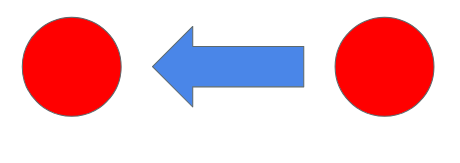
#> input picture lab7/left.png, 460 x 163 px, given in place of the camera
$ python cvspheres.py
#> lines starting #> are read from the running program, lines starting #| are printed output that depends on the picture; after the words box and inside, x2 and y2 are one past the last pixel; in counts of white or black regions, pixels touching at a corner belong together
import cv2
import numpy as np

# [52 lines left out: functions segment_image, calc_centroids, not called in this run]

def main():
    cap = cv2.VideoCapture(1)

    if not cap.isOpened():
        exit()

    while True:
        ret, frame = cap.read()
#> frame is the input picture: shape (163, 460, 3); mean B, G, R 199.9, 192.2, 238.5
        if not ret:
            break
        hsv = cv2.cvtColor(frame, cv2.COLOR_BGR2HSV)
#> hsv: shape (163, 460, 3); mean H, S, V 11, 65.3, 251
        lower_red1, upper_red1 = np.array([0, 100, 100]), np.array([10, 255, 255])
        lower_red2, upper_red2 = np.array([170, 100, 100]), np.array([180, 255, 255])
        red_mask = cv2.inRange(hsv, lower_red1, upper_red1) | cv2.inRange(hsv, lower_red2, upper_red2)
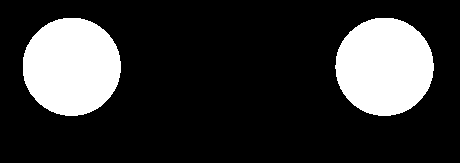
#> red_mask: shape (163, 460); 20.2% white; 2 white regions
        cv2.imshow("red_mask", red_mask)
        num_labels, labeled_image = cv2.connectedComponents(red_mask)
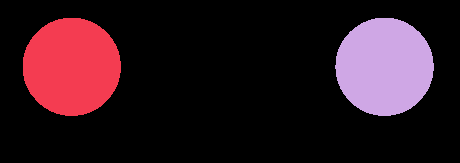
#> labeled_image: shape (163, 460) int32; 3 distinct labels, from 0 to 2; one colour per label, 0 black
#> num_labels = 3

        centroids = []
        for label in range(1, num_labels):  # skip 0 (background)
            y_coords, x_coords = np.where(labeled_image == label)
            centroids.append((np.mean(x_coords), np.mean(y_coords), len(x_coords)))
#> after the loop, centroids = [(71.26, 66.3, 7580), (384.1, 66.31, 7581)]

        centroids.sort(key=lambda c: c[2], reverse=True)
        centroids = [c for c in centroids if c[2] > 500]
#> centroids = [(384.1, 66.31, 7581), (71.26, 66.3, 7580)]
        centroids = centroids[:2]

        contours, _ = cv2.findContours(red_mask, cv2.RETR_EXTERNAL, cv2.CHAIN_APPROX_SIMPLE)
#> contours = 2 contours; box (x1, y1, x2, y2) and area: (335, 18, 434, 116) 7442, (23, 18, 121, 116) 7442

        balls = []
        for cnt in contours:
            area = cv2.contourArea(cnt)
            perimeter = cv2.arcLength(cnt, True)
            if area < 500 or perimeter == 0:
                continue
            circularity = 4 * np.pi * area / (perimeter * perimeter)
            if circularity > 0.35:  # perfect circle = 1.0
                M = cv2.moments(cnt)
                cx = int(M["m10"] / M["m00"])
                cy = int(M["m01"] / M["m00"])
                balls.append((cx, cy, area))
#> this loop made 2 passes
#> (area, perimeter, circularity, cx, cy) on passes 1 to 2: (7442, 323.2, 0.895, 384, 66), (7441.5, 321.8, 0.903, 71, 66)
#> after the loop, balls = [(384, 66, 7442), (71, 66, 7441.5)]
        for (cx, cy, area) in balls:
            radius = int(np.sqrt(area / np.pi))
            cv2.circle(frame, (cx, cy), radius, (0, 255, 0), 2)
#> this loop made 2 passes
#> (cx, cy, area, radius) on passes 1 to 2: (384, 66, 7442, 48), (71, 66, 7441.5, 48)
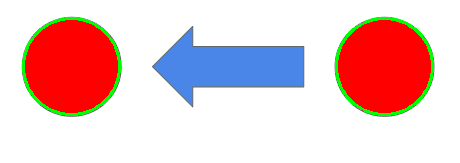
#> frame: shape (163, 460, 3); 2.46% of pixels changed, all inside (x1, y1, x2, y2) = (22, 17, 434, 116)

        balls_detected = len(balls) >= 2
#> balls_detected = True
        if balls_detected:

            lower_blue = np.array([100, 100, 100])
#> lower_blue = [100, 100, 100]
            upper_blue = np.array([130, 255, 255])
#> upper_blue = [130, 255, 255]
            arrow_mask = cv2.inRange(hsv, lower_blue, upper_blue)
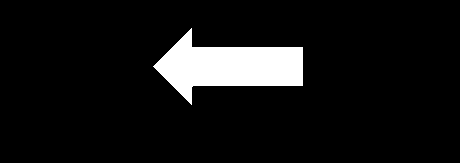
#> arrow_mask: shape (163, 460); 7.8% white; 1 white region, box (x1, y1, x2, y2) and area: (153, 28, 303, 105) 5851

            h, w = arrow_mask.shape
#> h = 163; w = 460
            left_half = arrow_mask[:, :w//2]
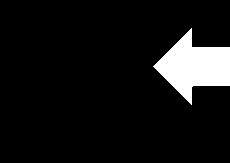
#> left_half: shape (163, 230); 8% white; 1 white region, box (x1, y1, x2, y2) and area: (153, 28, 230, 105) 3004
            right_half = arrow_mask[:, w//2:]
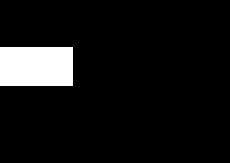
#> right_half: shape (163, 230); 7.6% white; 1 white region, box (x1, y1, x2, y2) and area: (0, 47, 73, 86) 2847
            left_rows = np.any(left_half > 0, axis=1)
            right_rows = np.any(right_half > 0, axis=1)

            left_height = np.sum(left_rows)
#> left_height = 77
            right_height = np.sum(right_rows)
#> right_height = 39
            if right_height > left_height:
                cv2.putText(frame, "RIGHT", (w//2, 20), cv2.FONT_HERSHEY_PLAIN, 1, (0, 255, 0), 3)
            else:
                cv2.putText(frame, "LEFT", (w//2, 20), cv2.FONT_HERSHEY_PLAIN, 1, (0, 255, 0), 3)
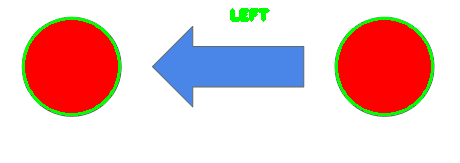
#> frame: shape (163, 460, 3); 0.52% of pixels changed, all inside (x1, y1, x2, y2) = (230, 8, 270, 22)
        cv2.imshow("frame", frame)

        if cv2.waitKey(1) == ord('q'):
#> (key q is pressed here)
            break

    cap.release()
    cv2.destroyAllWindows()

if __name__ == "__main__":
    main()

$ run again, on lab7/right.png
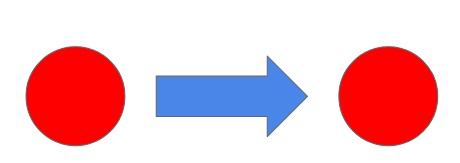
#> input picture lab7/right.png, 460 x 163 px, given in place of the camera
#> in main, frame is the input picture: shape (163, 460, 3); mean B, G, R 199.9, 192.2, 238.5
#> hsv: shape (163, 460, 3); mean H, S, V 11, 65.3, 251
#> red_mask: shape (163, 460); 20.2% white; 2 white regions
#> labeled_image: shape (163, 460) int32; 3 distinct labels, from 0 to 2
#> num_labels = 3
#> after the loop in main, `for label in range(1, num_labels):`: centroids = [(74.94, 95.69, 7581), (387.7, 95.7, 7580)]
#> contours = 2 contours; box (x1, y1, x2, y2) and area: (26, 47, 125, 145) 7442, (339, 47, 437, 145) 7442
#> the loop in main, `for cnt in contours:` made 2 passes
#> (area, perimeter, circularity, cx, cy) on passes 1 to 2: (7441.5, 321.8, 0.903, 387, 95), (7442, 323.2, 0.895, 74, 95)
#> after the loop in main, `for cnt in contours:`: balls = [(387, 95, 7441.5), (74, 95, 7442)]
#> the loop in main, `for (cx, cy, area) in balls:` made 2 passes
#> (cx, cy, area, radius) on passes 1 to 2: (387, 95, 7441.5, 48), (74, 95, 7442, 48)
#> balls_detected = True
#> lower_blue = [100, 100, 100]
#> upper_blue = [130, 255, 255]
#> arrow_mask: shape (163, 460); 7.8% white; 1 white region, box (x1, y1, x2, y2) and area: (157, 58, 307, 135) 5851
#> left_half: shape (163, 230); 7.6% white; 1 white region, box (x1, y1, x2, y2) and area: (157, 77, 230, 116) 2847
#> in main, `right_half = arrow_mask[:, w//2:]`:
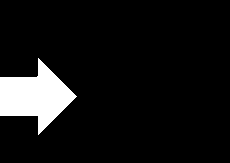
#> right_half: shape (163, 230); 8% white; 1 white region, box (x1, y1, x2, y2) and area: (0, 58, 77, 135) 3004
#> left_height = 39
#> right_height = 77
#> in main, `cv2.putText(frame, "RIGHT", (w//2, 20), cv2.FONT_HERSHEY_PLAIN, 1, (0,..`:
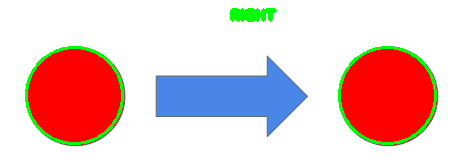
#> frame: shape (163, 460, 3); mean B, G, R 197.3, 197.6, 231.2
